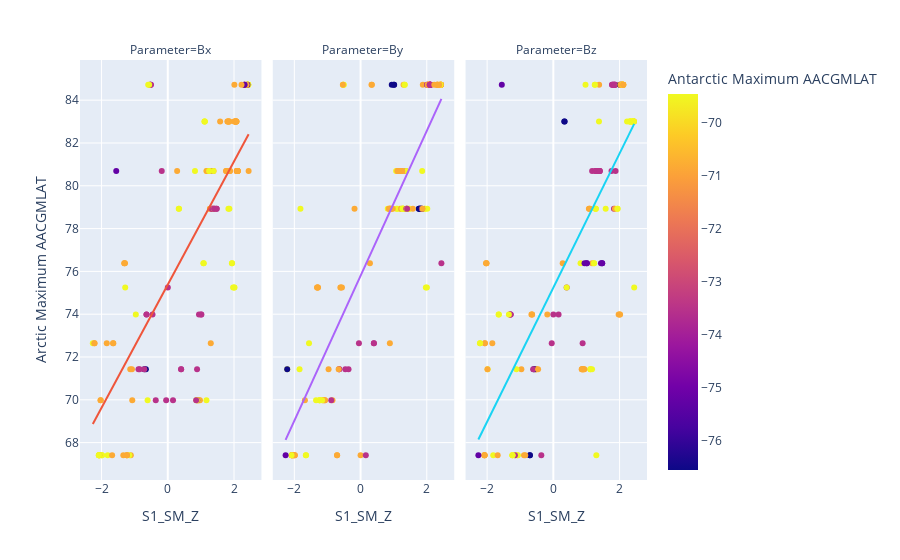

Write notebook code for a chart like this one.
### Code cell
px.scatter(df, x = 'S1_SM_Z', y = 'Arctic Maximum AACGMLAT', color = 'Antarctic Maximum AACGMLAT', facet_col = 'Parameter', trendline = 'ols')

### Figure 1 — Plotly figure (JSON) as saved in the notebook; plotly's stock layout.template omitted (floating-point values rounded to 4 significant figures; data arrays with more than 128 entries replaced by an {"elided": "..."} marker saying what was removed)
{"data": [{"hovertemplate": "Parameter=Bx<br>S1_SM_Z=%{x}<br>Arctic Maximum AACGMLAT=%{y}<br>Antarctic Maximum AACGMLAT=%{marker.color}<extra></extra>", "legendgroup": "", "marker": {"color": {"elided": "162 float values"}, "coloraxis": "coloraxis", "symbol": "circle"}, "mode": "markers", "name": "", "orientation": "v", "showlegend": false, "type": "scatter", "x": {"elided": "162 float values"}, "xaxis": "x", "y": {"elided": "162 float values"}, "yaxis": "y"}, {"hovertemplate": "<b>OLS trendline</b><br>Arctic Maximum AACGMLAT = 2.8769 * S1_SM_Z + 75.3823<br>R<sup>2</sup>=0.534699<br><br>Parameter=Bx<br>S1_SM_Z=%{x}<br>Arctic Maximum AACGMLAT=%{y} <b>(trend)</b><extra></extra>", "legendgroup": "", "marker": {"symbol": "circle"}, "mode": "lines", "name": "", "showlegend": false, "type": "scatter", "x": {"elided": "162 float values"}, "xaxis": "x", "y": {"elided": "162 float values"}, "yaxis": "y"}, {"hovertemplate": "Parameter=By<br>S1_SM_Z=%{x}<br>Arctic Maximum AACGMLAT=%{y}<br>Antarctic Maximum AACGMLAT=%{marker.color}<extra></extra>", "legendgroup": "", "marker": {"color": {"elided": "162 float values"}, "coloraxis": "coloraxis", "symbol": "circle"}, "mode": "markers", "name": "", "orientation": "v", "showlegend": false, "type": "scatter", "x": {"elided": "162 float values"}, "xaxis": "x2", "y": {"elided": "162 float values"}, "yaxis": "y2"}, {"hovertemplate": "<b>OLS trendline</b><br>Arctic Maximum AACGMLAT = 3.38634 * S1_SM_Z + 75.7934<br>R<sup>2</sup>=0.691077<br><br>Parameter=By<br>S1_SM_Z=%{x}<br>Arctic Maximum AACGMLAT=%{y} <b>(trend)</b><extra></extra>", "legendgroup": "", "marker": {"symbol": "circle"}, "mode": "lines", "name": "", "showlegend": false, "type": "scatter", "x": {"elided": "162 float values"}, "xaxis": "x2", "y": {"elided": "162 float values"}, "yaxis": "y2"}, {"hovertemplate": "Parameter=Bz<br>S1_SM_Z=%{x}<br>Arctic Maximum AACGMLAT=%{y}<br>Antarctic Maximum AACGMLAT=%{marker.color}<extra></extra>", "legendgroup": "", "marker": {"color": {"elided": "162 float values"}, "coloraxis": "coloraxis", "symbol": "circle"}, "mode": "markers", "name": "", "orientation": "v", "showlegend": false, "type": "scatter", "x": {"elided": "162 float values"}, "xaxis": "x3", "y": {"elided": "162 float values"}, "yaxis": "y3"}, {"hovertemplate": "<b>OLS trendline</b><br>Arctic Maximum AACGMLAT = 3.13431 * S1_SM_Z + 75.2402<br>R<sup>2</sup>=0.587583<br><br>Parameter=Bz<br>S1_SM_Z=%{x}<br>Arctic Maximum AACGMLAT=%{y} <b>(trend)</b><extra></extra>", "legendgroup": "", "marker": {"symbol": "circle"}, "mode": "lines", "name": "", "showlegend": false, "type": "scatter", "x": {"elided": "162 float values"}, "xaxis": "x3", "y": {"elided": "162 float values"}, "yaxis": "y3"}], "layout": {"annotations": [{"font": {}, "showarrow": false, "text": "Parameter=Bx", "x": 0.16, "xanchor": "center", "xref": "paper", "y": 1, "yanchor": "bottom", "yref": "paper"}, {"font": {}, "showarrow": false, "text": "Parameter=By", "x": 0.5, "xanchor": "center", "xref": "paper", "y": 1, "yanchor": "bottom", "yref": "paper"}, {"font": {}, "showarrow": false, "text": "Parameter=Bz", "x": 0.84, "xanchor": "center", "xref": "paper", "y": 1, "yanchor": "bottom", "yref": "paper"}], "autosize": true, "coloraxis": {"colorbar": {"title": {"text": "Antarctic Maximum AACGMLAT"}}, "colorscale": [[0, "#0d0887"], [0.1111, "#46039f"], [0.2222, "#7201a8"], [0.3333, "#9c179e"], [0.4444, "#bd3786"], [0.5556, "#d8576b"], [0.6667, "#ed7953"], [0.7778, "#fb9f3a"], [0.8889, "#fdca26"], [1, "#f0f921"]]}, "legend": {"tracegroupgap": 0}, "margin": {"t": 60}, "xaxis": {"anchor": "y", "autorange": true, "domain": [0, 0.32], "range": [-2.605, 2.782], "title": {"text": "S1_SM_Z"}, "type": "linear"}, "xaxis2": {"anchor": "y2", "autorange": true, "domain": [0.34, 0.66], "matches": "x", "range": [-2.605, 2.782], "title": {"text": "S1_SM_Z"}, "type": "linear"}, "xaxis3": {"anchor": "y3", "autorange": true, "domain": [0.68, 1.0], "matches": "x", "range": [-2.605, 2.782], "title": {"text": "S1_SM_Z"}, "type": "linear"}, "yaxis": {"anchor": "x", "autorange": true, "domain": [0, 1], "range": [66.07, 86.06], "title": {"text": "Arctic Maximum AACGMLAT"}, "type": "linear"}, "yaxis2": {"anchor": "x2", "autorange": true, "domain": [0, 1], "matches": "y", "range": [66.07, 86.06], "showticklabels": false, "type": "linear"}, "yaxis3": {"anchor": "x3", "autorange": true, "domain": [0, 1], "matches": "y", "range": [66.07, 86.06], "showticklabels": false, "type": "linear"}}}
